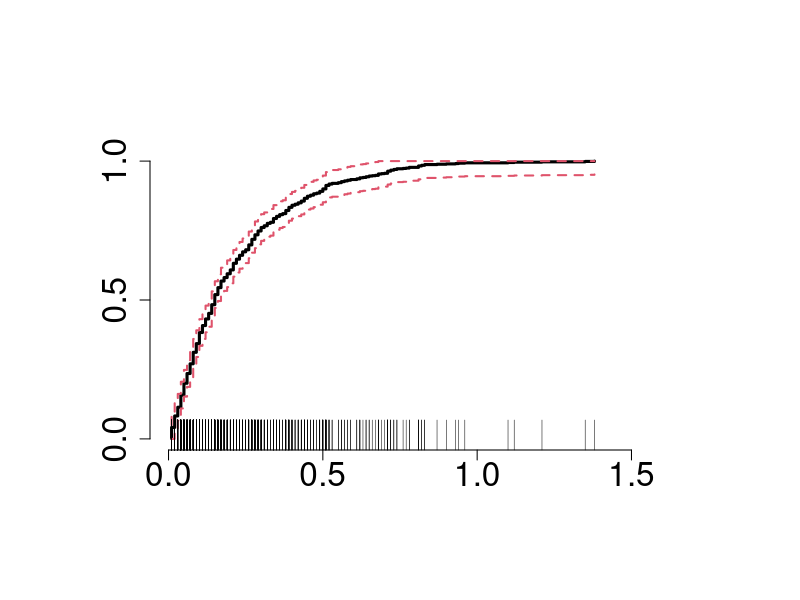

The R script that drew this image:
### empirical cdf figures 
x <- scan("../data/nerve.dat")
n <- length(x)
x <- sort(x)

postscript("edf.eps",horizontal = FALSE, onefile = FALSE, paper ="special",
           width=6,height=6)
par(pin=c(5,3))
plot(sort(x),(1:n)/n,type="s",lwd=3,ylim=c(0,1),xlim=c(0,1.5),
     xlab="",ylab="",yaxt="n",xaxt="n",bty="n")
axis(1,c(0.0,0.5,1.0,1.5),cex.axis=2)
axis(2,c(0.0,0.5,1.0),cex.axis=2)
alpha <- .05
eps <- sqrt(log(2/alpha)/(2*n))
print(eps)
F.hat <- (1:n)/n
upper <- pmin(F.hat + eps,1)
lower <- pmax(F.hat - eps,0)
lines(sort(x),upper,type="s",lwd=2,col=2,lty=2)
lines(sort(x),lower,type="s",lwd=2,col=2,lty=2)

rug(x,ticksize=.1)
dev.off()

#
#
#plot(x,rep(1,n),ylim=c(0,1.2),xlim=c(0,1.5),
#     xlab="",ylab="",yaxt="n",xaxt="n",bty="n")
#axis(1,c(0.0,0.5,1.0,1.5),cex.axis=2)
#for(i in 1:n){
#     lines(c(x[i],x[i]),c(0,1))
#     }
#
#
#
#postscript("edf2.eps",horizontal = FALSE, onefile = FALSE, paper ="special",
#	    width=6,height=6)
#dev.off()
#
#
